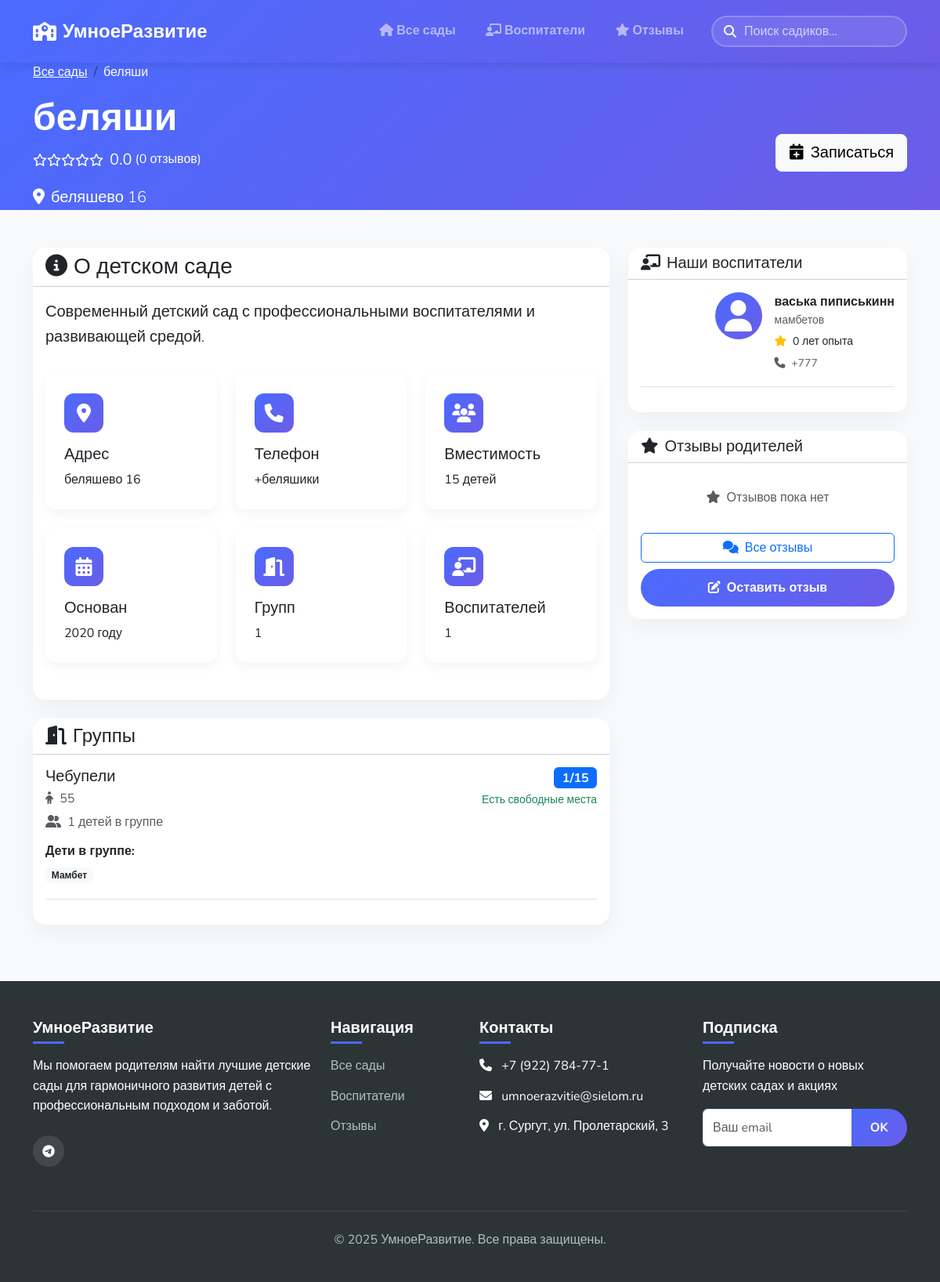
Page /kindergartens/1/ on the earlier database version.
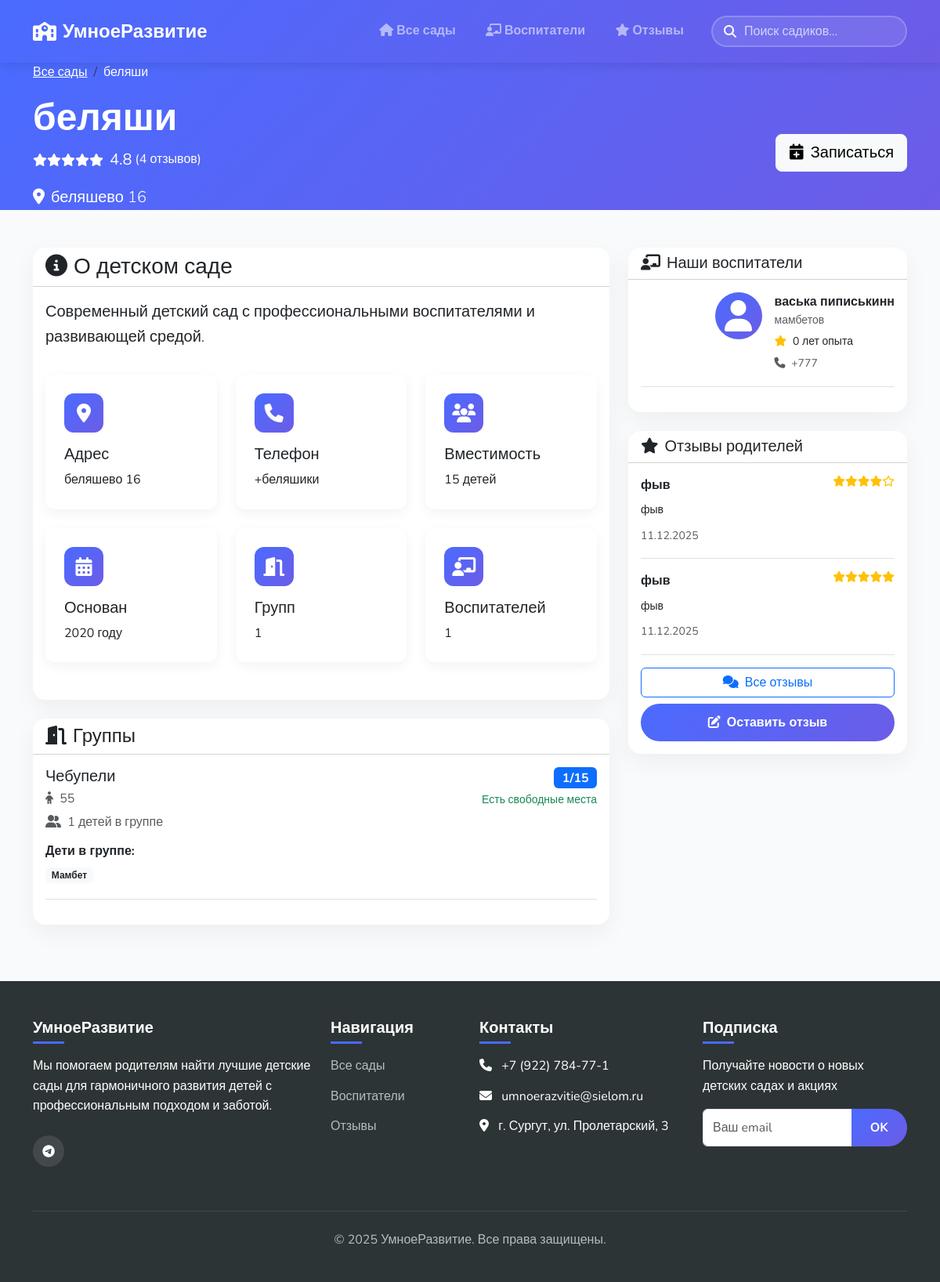
Same page on the later database version.
### app/models.py (models this page shows, shortened)
class Group(models.Model):
    name = models.CharField(max_length=100, verbose_name='Название группы')
    kindergarten = models.ForeignKey(Kindergarten, on_delete=models.CASCADE, verbose_name='Детский сад')
    age_range = models.CharField(max_length=50, verbose_name='Возрастная группа')
    max_capacity = models.IntegerField(default=15, verbose_name='Максимальная вместимость')
    class Meta:
        ordering = ['kindergarten', 'name']
        verbose_name = 'Группа'
        verbose_name_plural = 'Группы'

class Enrollment(models.Model):
    STATUS_CHOICES = [
        ('активна', 'Активна'),
        ('ожидание', 'В ожидании'),
        ('отклонена', 'Отклонена'),
        ('завершена', 'Завершена'),
    ]
    child = models.ForeignKey(Child, on_delete=models.CASCADE, verbose_name='Ребенок')
    group = models.ForeignKey(Group, on_delete=models.CASCADE, verbose_name='Группа')
    enrollment_date = models.DateField(auto_now_add=True, verbose_name='Дата записи')
    status = models.CharField(max_length=20, choices=STATUS_CHOICES, default='ожидание', verbose_name='Статус')
    class Meta:
        unique_together = ['child', 'group']
        verbose_name = 'Запись в группу'
        verbose_name_plural = 'Записи в группы'

class Child(models.Model):
    first_name = models.CharField(max_length=100, verbose_name='Имя')
    last_name = models.CharField(max_length=100, verbose_name='Фамилия')
    birth_date = models.DateField(verbose_name='Дата рождения')
    parent_contact = models.CharField(max_length=100, verbose_name='Контакты родителей')
    class Meta:
        ordering = ['last_name', 'first_name']
        verbose_name = 'Ребенок'
        verbose_name_plural = 'Дети'

class KindergartenTeacher(models.Model):
    ROLE_CHOICES = [
        ('воспитатель', 'Воспитатель'),
        ('старший', 'Старший воспитатель'),
        ('методист', 'Методист'),
        ('заведующий', 'Заведующий'),
        ('психолог', 'Психолог'),
        ('логопед', 'Логопед'),
    ]
    teacher = models.ForeignKey(Teacher, on_delete=models.CASCADE, verbose_name='Воспитатель')
    kindergarten = models.ForeignKey(Kindergarten, on_delete=models.CASCADE, verbose_name='Детский сад')
    role = models.CharField(max_length=50, choices=ROLE_CHOICES, default='воспитатель', verbose_name='Должность')
    years_at_kindergarten = models.IntegerField(default=0, verbose_name='Стаж в этом саду (лет)')
    class Meta:
        unique_together = ['teacher', 'kindergarten']
        verbose_name = 'Работа воспитателя в саду'
        verbose_name_plural = 'Работы воспитателей в садах'

class Teacher(models.Model):
    QUALIFICATION_CHOICES = [
        ('высшая', 'Высшая категория'),
        ('первая', 'Первая категория'),
        ('вторая', 'Вторая категория'),
        ('без', 'Без категории'),
        ('молодой', 'Молодой специалист'),
    ]
    first_name = models.CharField(max_length=100, verbose_name='Имя')
    last_name = models.CharField(max_length=100, verbose_name='Фамилия')
    phone_number = models.CharField(max_length=20, verbose_name='Телефон')
    qualification = models.CharField(max_length=50, choices=QUALIFICATION_CHOICES, verbose_name='Квалификация')
    experience_years = models.IntegerField(default=0, verbose_name='Стаж (лет)')
    class Meta:
        ordering = ['last_name', 'first_name']
        verbose_name = 'Воспитатель'
        verbose_name_plural = 'Воспитатели'

class Review(models.Model):
    kindergarten = models.ForeignKey(Kindergarten, on_delete=models.CASCADE, verbose_name='Детский сад')
    parent_name = models.CharField(max_length=100, verbose_name='Имя родителя')
    parent_email = models.EmailField(blank=True, verbose_name='Email родителя')
    parent_phone = models.CharField(max_length=20, blank=True, verbose_name='Телефон родителя')
    rating = models.IntegerField(
        validators=[MinValueValidator(1), MaxValueValidator(5)],
        verbose_name='Оценка'
    )
    comment = models.TextField(verbose_name='Комментарий')
    created_at = models.DateTimeField(auto_now_add=True, verbose_name='Дата создания')
    updated_at = models.DateTimeField(auto_now=True, verbose_name='Дата обновления')
    class Meta:
        ordering = ['-created_at']
        verbose_name = 'Отзыв'
        verbose_name_plural = 'Отзывы'

### app/views.py (the view)
# urls.py: path('kindergartens/<int:pk>/', views.kindergarten_detail, name='kindergarten_detail'),
def kindergarten_detail(request, pk):
    kindergarten = get_object_or_404(Kindergarten.objects.prefetch_related(
        'group_set', 'group_set__enrollment_set__child',
        'kindergartenteacher_set__teacher', 'review_set'
    ), pk=pk)
    reviews = kindergarten.review_set.all()
    avg_rating = reviews.aggregate(Avg('rating'))['rating__avg'] or 0
    if request.method == 'POST' and 'add_review' in request.POST:
        form = ReviewForm(request.POST)
        if form.is_valid():
            review = form.save(commit=False)
            review.kindergarten = kindergarten
            review.save()
            messages.success(request, 'Ваш отзыв успешно добавлен и будет опубликован после модерации.')
            return redirect('kindergarten_detail', pk=kindergarten.pk)
    else:
        form = ReviewForm(initial={'kindergarten': kindergarten, 'rating': 5})
    context = {
        'kindergarten': kindergarten,
        'avg_rating': avg_rating,
        'reviews_count': reviews.count(),
        'form': form,
    }
    return render(request, 'kindergarten_detail.html', context)

### app/forms.py
class ReviewForm(forms.ModelForm):
    rating = forms.IntegerField(
        min_value=1,
        max_value=5,
        widget=forms.HiddenInput()
    )
    class Meta:
        model = Review
        fields = ['kindergarten', 'parent_name', 'parent_email', 'parent_phone', 'rating', 'comment']
        widgets = {
            'kindergarten': forms.HiddenInput(),
            'comment': forms.Textarea(attrs={'rows': 4, 'placeholder': 'Расскажите о вашем опыте...'}),
            'parent_email': forms.EmailInput(attrs={'placeholder': 'email@example.com'}),
            'parent_phone': forms.TextInput(attrs={'placeholder': '+7 (999) 123-45-67'}),
        }
    def __init__(self, *args, **kwargs):
        super().__init__(*args, **kwargs)
        self.fields['parent_name'].widget.attrs.update({'placeholder': 'Ваше имя'})

### app/templates/kindergarten_detail.html (shortened to what the changed rows need)
{% extends 'base.html' %}
{% load static %}
{% block content %}
<section class="detail-hero" style="background: linear-gradient(135deg, #4a6bff, #6c5ce7); color: white;">
    <div class="container">
        <div class="row align-items-center">
            <div class="col-md-8">
                <h1 class="display-5 fw-bold mb-2">{{ kindergarten.name }}</h1>
                <div class="rating mb-3">
                    {% for i in "12345" %}
                        {% with counter=forloop.counter %}
                        {% if counter <= avg_rating|floatformat:"0"|add:0 %}
                        <i class="fas fa-star"></i>
                        {% elif avg_rating|floatformat:"1" >= counter|add:-0.5|stringformat:"f" %}
                        <i class="fas fa-star-half-alt"></i>
                        {% else %}
                        <i class="far fa-star"></i>
                        {% endif %}
                        {% endwith %}
                    {% endfor %}
                    <span class="ms-2 fs-5">{{ avg_rating|floatformat:1 }}</span>
                    <span class="ms-1">({{ reviews_count }} отзывов)</span>
                </div>
            </div>
        </div>
    </div>
</section>
<section class="py-5">
    <div class="container">
        <div class="row">
            <div class="col-lg-8">
                <div class="card mb-4">
                    <div class="card-body">
                        {% for group in kindergarten.group_set.all %}
                        <div class="group-item border-bottom pb-3 mb-3">
                            <div class="d-flex justify-content-between align-items-start">
                                <div>
                                    <h5 class="mb-1">{{ group.name }}</h5>
                                    <p class="mb-1 text-muted"><i class="fas fa-child me-1"></i> {{ group.age_range }}</p>
                                    <p class="mb-1 text-muted"><i class="fas fa-user-friends me-1"></i> {{ group.enrollment_set.count }} детей в группе</p>
                                </div>
                                <div class="text-end">
                                    <span class="badge bg-primary fs-6">{{ group.enrollment_set.count }}/{{ group.max_capacity|default:15 }}</span>
                                    {% if group.enrollment_set.count < group.max_capacity %}
                                    <p class="text-success small mb-0 mt-1">Есть свободные места</p>
                                    {% else %}
                                    <p class="text-danger small mb-0 mt-1">Группа заполнена</p>
                                    {% endif %}
                                </div>
                            </div>
                            {% if group.enrollment_set.all %}
                            <div class="mt-2">
                                <strong>Дети в группе:</strong>
                                <div class="mt-1">
                                    {% for enrollment in group.enrollment_set.all %}
                                        {% if forloop.counter <= 8 %}
                                        <span class="badge bg-light text-dark me-1 mb-1">{{ enrollment.child.first_name }}</span>
                                        {% endif %}
                                    {% endfor %}
                                </div>
                            </div>
                            {% endif %}
                        </div>
                        {% empty %}
                        <p class="text-muted text-center py-3"><i class="fas fa-door-open me-2"></i>Группы не добавлены</p>
                        {% endfor %}
                    </div>
                </div>
            </div>
            <div class="col-lg-4">
                <div class="card mb-4">
                    <div class="card-body">
                        {% for kg_teacher in kindergarten.kindergartenteacher_set.all %}
                            {% if forloop.counter <= 4 %}
                            <div class="teacher-preview border-bottom pb-3 mb-3">
                                <div class="d-flex align-items-start">
                                    <div class="teacher-avatar-placeholder me-3 flex-shrink-0" style="width: 60px; height: 60px;">
                                        <i class="fas fa-user"></i>
                                    </div>
                                    <div>
                                        <strong>{{ kg_teacher.teacher.first_name }} {{ kg_teacher.teacher.last_name }}</strong>
                                        <p class="mb-1 small text-muted">{{ kg_teacher.teacher.qualification }}</p>
                                        <p class="mb-1 small">
                                            <i class="fas fa-star text-warning me-1"></i>
                                            {{ kg_teacher.teacher.experience_years }} лет опыта
                                        </p>
                                        {% if kg_teacher.teacher.phone_number %}
                                        <small class="text-muted">
                                            <i class="fas fa-phone me-1"></i>
                                            {{ kg_teacher.teacher.phone_number }}
                                        </small>
                                        {% endif %}
                                    </div>
                                </div>
                            </div>
                            {% endif %}
                        {% empty %}
                        <p class="text-muted text-center py-3"><i class="fas fa-chalkboard-teacher me-2"></i>Воспитатели не добавлены</p>
                        {% endfor %}
                    </div>
                </div>
                <div class="card">
                    <div class="card-body">
                        {% for review in kindergarten.review_set.all %}
                            {% if forloop.counter <= 2 %}
                            <div class="review-preview border-bottom pb-3 mb-3">
                                <div class="d-flex justify-content-between align-items-start mb-2">
                                    <strong>{{ review.parent_name }}</strong>
                                    <div class="rating small">
                                        {% for i in "12345" %}
                                            {% with counter=forloop.counter %}
                                            {% if counter <= review.rating %}
                                            <i class="fas fa-star text-warning"></i>
                                            {% else %}
                                            <i class="far fa-star text-warning"></i>
                                            {% endif %}
                                            {% endwith %}
                                        {% endfor %}
                                    </div>
                                </div>
                                <p class="mb-2 small">
                                    {% if review.comment|length > 50 %}
                                    {{ review.comment|slice:":50" }}...
                                    {% else %}
                                    {{ review.comment }}
                                    {% endif %}
                                </p>
                                <small class="text-muted">{{ review.created_at|date:"d.m.Y" }}</small>
                            </div>
                            {% endif %}
                        {% empty %}
                        <p class="text-muted text-center py-3"><i class="fas fa-star me-2"></i>Отзывов пока нет</p>
                        {% endfor %}
                        <div class="d-grid gap-2">
                            <a href="{% url 'review_list' %}?kindergarten={{ kindergarten.pk }}" class="btn btn-outline-primary">
                            </a>
                            <button class="btn btn-primary" data-bs-toggle="modal" data-bs-target="#addReviewModal">
                            </button>
                        </div>
                    </div>
                </div>
            </div>
        </div>
    </div>
</section>
{% endblock %}

Differences in the rows shown:
added Review: parent_name "фыв", rating 4 (drawn), comment "фыв", created_at "11.12.2025"
added Review: parent_name "фыв", rating 5 (drawn), comment "фыв", created_at "11.12.2025"
Other differences:
{{ avg_rating|floatformat:1 }}: "0.0" → "4.8"
{{ reviews_count }}: "0" → "4"
text no longer shown: "Отзывов пока нет"
